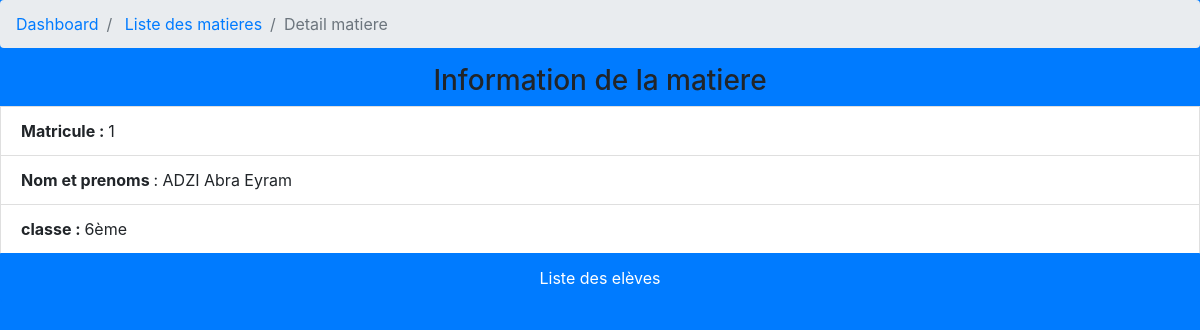
The page /bul/eleve/1 on the database its author committed.
### bulletin/models.py (models this page shows, shortened)
class Eleve(models.Model):
    nom = models.CharField(max_length=256)
    prenom = models.CharField(max_length=256)
    sexe = models.CharField(choices=(('Masculin', 'Masculin'), ('Féminin', 'Féminin')), max_length=256, null=True)
    STATUT = (('Nouveau', 'Nouveau'),
             ('Nouvelle', 'Nouvelle'),
             ('Redoublant', 'Redoublant'),
             ('Redoublante', 'Redoublante'))
    statut = models.CharField(choices=STATUT, max_length=256, null=True)
    classe= models.ForeignKey('etablissements.Classe', related_name='eleves',
                            on_delete=models.CASCADE, null=True)
    photo = models.FileField(upload_to="eleves", blank=True, null=True)
    moy1 = models.FloatField(blank=True, null=True)
    tot1 = models.FloatField(blank=True, null=True)
    totcoef = models.IntegerField(blank=True, null=True)
    moy2 = models.FloatField(blank=True, null=True)
    moy3 = models.FloatField(blank=True, null=True)
    rang1 = models.IntegerField(blank=True, null=True)
    rang2 = models.IntegerField(blank=True, null=True)
    rang3 = models.IntegerField(blank=True, null=True)
    date_creation = models.DateTimeField(auto_now_add=True)
    class Meta:
        db_table = "eleve"
        verbose_name = "Elève"
        verbose_name_plural = "Elèves"

### etablissements/models.py (models this page shows, shortened)
class Classe(models.Model):
    nom = models.CharField(max_length=256)
    SERIE = (('Col', 'Collège'),
             ('A4', 'A4'),
             ('S', 'S'),
             ('D', 'D'),
             ('C4', 'C'),
             ('E', 'E'),
             ('F2', 'F2'),
             ('F4', 'F4'),
             ('G1', 'G1'),
             ('G2', 'G2'),
             ('G3', 'G3'))
    serie = models.CharField(choices=SERIE, max_length=256)
    etbs = models.ForeignKey('etablissements.Etablissement', related_name='classes',
                            on_delete=models.CASCADE, null=True)
    titulaire = models.OneToOneField('etablissements.Enseignant', related_name='titulaire',
                             on_delete=models.CASCADE, null=True)
    date_creation = models.DateTimeField(auto_now_add=True)
    eff = models.IntegerField(blank=True, null=True)
    moygen1= models.FloatField(blank=True, null=True)
    min1 = models.FloatField(blank=True, null=True)
    min2 = models.FloatField(blank=True, null=True)
    min3 = models.FloatField(blank=True, null=True)
    min = models.FloatField(blank=True, null=True)
    max1 = models.FloatField(blank=True, null=True)
    max2 = models.FloatField(blank=True, null=True)
    max3 = models.FloatField(blank=True, null=True)
    max = models.FloatField(blank=True, null=True)
    moygen2 = models.FloatField(blank=True, null=True)
    moygen3 = models.FloatField(blank=True, null=True)
    moygen = models.FloatField(blank=True, null=True)
    class Meta:
        db_table = "classe"
        verbose_name = "Classe"
        verbose_name_plural = "Classes"

### bulletin/views.py (the view)
# urls.py: path('eleve/<str:pk>', ELeveDetailView.as_view(), name='eleve_show'),
class ELeveDetailView(DetailView):
        model = Eleve
        template_name = 'eleve/detail.html'
        context_object_name = 'eleve'

### bulletin/templates/eleve/detail.html (shortened to what this page needs)
{% extends 'base.html' %}
{% load static %}
{% block content %}
    <ol class="breadcrumb">
        <li class="breadcrumb-item">
            <a href="{% url 'home_page' %}">Dashboard</a>
        </li>
        <li class="breadcrumb-item">
            <a href="{% url 'matiere_index' %}">Liste des matieres</a>
        </li>
        <li class="breadcrumb-item active">Detail matiere</li>
    </ol>
    <div class="row">
        <div class="col">
            <h3 class="text-center">Information de la matiere</h3>
            <li class="list-group">
                <li class="list-group-item"><strong>Matricule : </strong> {{eleve.id }}</li>
                <li class="list-group-item"><strong>Nom et prenoms </strong>
                    : {{ eleve.nom.upper }} {{ eleve.prenom }}
                </li>
                <li class="list-group-item"><strong>classe : </strong> {{eleve.classe.nom }}</li>
                   </li>
                <a target="_blank" class="list-group-item list-group-item-action active text-center"
                   href="{% url 'eleves_classe' pk=eleve.classe.id %}"><span>Liste des elèves</span></a>
        </div>
    </div>
{% endblock %}

### static/dashboard/css/sb-admin.css (style rules this page uses)
html { position: relative; min-height: 100%; }
body { overflow-x: hidden; }

### rows shown on the page
Eleve: id "1", nom "ADZI", prenom "Abra Eyram", classe.nom "6ème"
